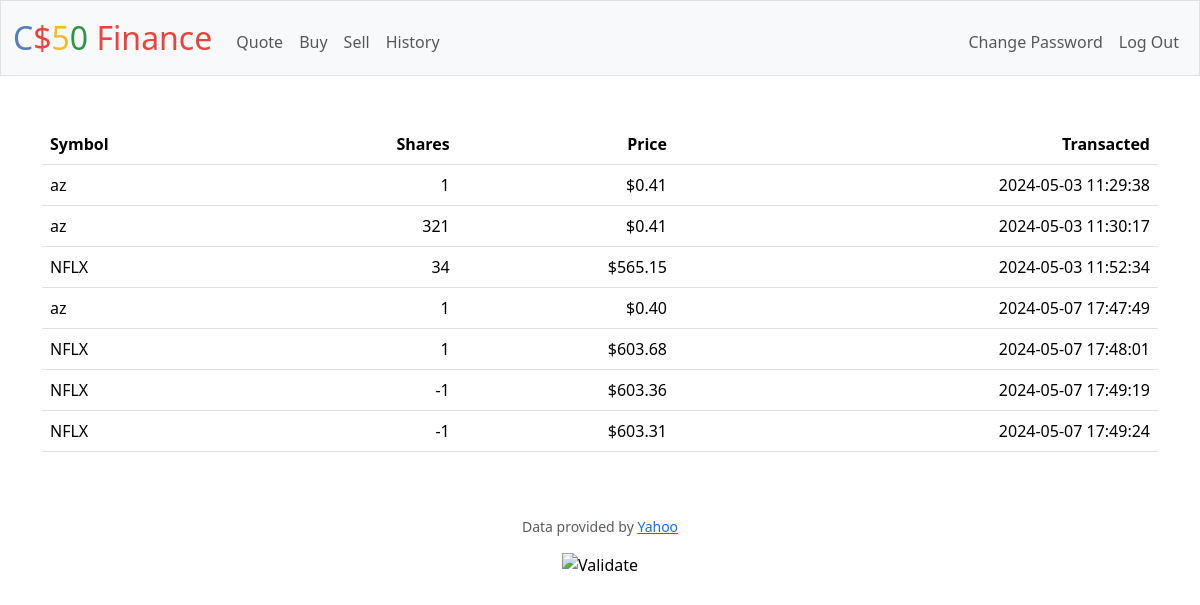
The page /history (signed in) on the database as committed earlier.
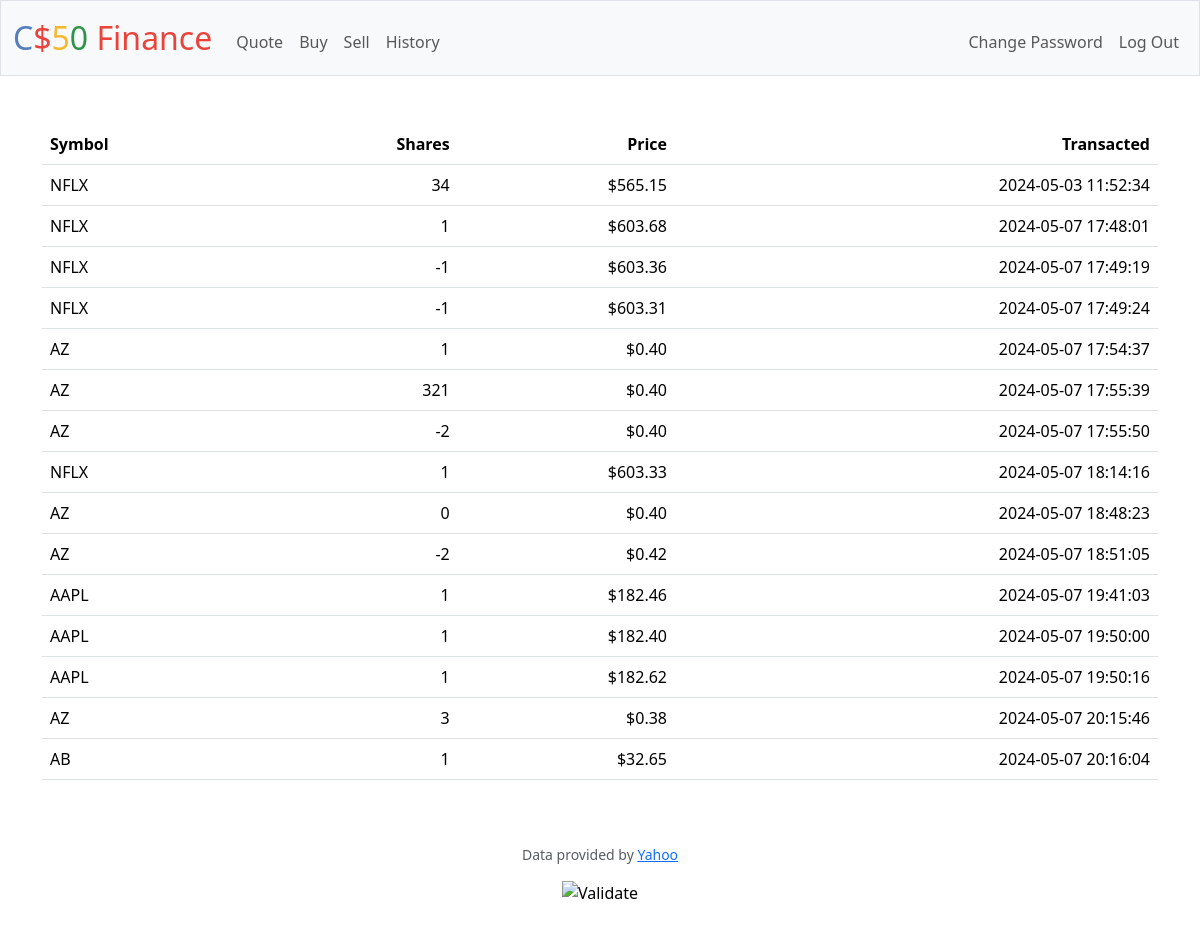
The same page on the database as committed later.
### tables this page shows
CREATE TABLE 'shares' ('share_id' INTEGER PRIMARY KEY NOT NULL, 'user_id' INTEGER,'symbol' TEXT, 'shares' INTEGER,'price' NUMERIC, 'date' DATETIME DEFAULT CURRENT_TIMESTAMP,'currentprice' NUMERIC);

### app.py (the view)
@app.route("/history")
@login_required
def history():
    history = db.execute("SELECT symbol, shares, price, date FROM shares where user_id = ? ORDER BY date", session["user_id"])
    return render_template("history.html", history = history)

### app.py (called while the page is built)
@app.after_request
def after_request(response):
    response.headers["Cache-Control"] = "no-cache, no-store, must-revalidate"
    response.headers["Expires"] = 0
    response.headers["Pragma"] = "no-cache"
    return response

### helpers.py (called while the page is built)
def login_required(f):
    @wraps(f)
    def decorated_function(*args, **kwargs):
        if session.get("user_id") is None:
            return redirect("/login")
        return f(*args, **kwargs)
    return decorated_function

def usd(value):
    return f"${value:,.2f}"

### templates/history.html (shortened to what this page needs)
{% extends "layout.html" %}
{% block main %}
<table class="table">
    <thead>
        <tr>
            <th class="text-start">Symbol</th>
            <th class="text-end">Shares</th>
            <th class="text-end">Price</th>
            <th class="text-end">Transacted</th>
        </tr>
    </thead>
    <tbody>
        {% for history in history %}
            <tr>
                <td class="text-start">{{ history.symbol }}</td>
                <td class="text-end">{{ history.shares }}</td>
                <td class="text-end">{{ history.price | usd }}</td>
                <td class="text-end">{{ history.date }}</td>
            </tr>
            {% endfor %}
    </tbody>
</table>
{% endblock %}

### templates/layout.html (shortened to what this page needs)
<!DOCTYPE html>
<html lang="en">
    <head>
        <link href="https://cdn.jsdelivr.net/npm/bootstrap@5.3.3/dist/css/bootstrap.min.css" rel="stylesheet">
        <link href="/static/styles.css" rel="stylesheet">
    </head>
    <body>
        <nav class="bg-light border navbar navbar-expand-md navbar-light">
            <div class="container-fluid">
                <a class="navbar-brand" href="/"><span class="blue">C</span><span class="red">$</span><span class="yellow">5</span><span class="green">0</span> <span class="red">Finance</span></a>
                <div class="collapse navbar-collapse" id="navbar">
                    {% if session["user_id"] %}
                        <ul class="navbar-nav me-auto mt-2">
                            <li class="nav-item"><a class="nav-link" href="/quote">Quote</a></li>
                            <li class="nav-item"><a class="nav-link" href="/buy">Buy</a></li>
                            <li class="nav-item"><a class="nav-link" href="/sell">Sell</a></li>
                            <li class="nav-item"><a class="nav-link" href="/history">History</a></li>
                        </ul>
                        <ul class="navbar-nav ms-auto mt-2">
                            <li class="nav-item"><a class="nav-link" href="/changepass">Change Password</a></li>
                            <li class="nav-item"><a class="nav-link" href="/logout">Log Out</a></li>
                        </ul>
                    {% else %}
                        <ul class="navbar-nav ms-auto mt-2">
                            <li class="nav-item"><a class="nav-link" href="/register">Register</a></li>
                            <li class="nav-item"><a class="nav-link" href="/login">Log In</a></li>
                        </ul>
                    {% endif %}
                </div>
            </div>
        </nav>
        <main class="container py-5 text-center">
            {% block main %}{% endblock %}
        </main>
        <footer class="mb-5">
            <p class="mb-3 small text-center text-muted">
                Data provided by <a href="https://finance.yahoo.com/">Yahoo</a>
            </p>
            <form action="https://validator.w3.org/check" class="text-center" enctype="multipart/form-data" method="post" target="_blank">
                <input alt="Validate" src="/static/I_heart_validator.png" type="image">
            </form>
        </footer>
    </body>
</html>

### static/styles.css (style rules this page uses)
nav .navbar-brand { font-size: xx-large; }
nav .navbar-brand .blue { color: #537fbe; }
nav .navbar-brand .red { color: #ea433b; }
nav .navbar-brand .yellow { color: #f5b82e; }
nav .navbar-brand .green { color: #2e944b; }

Rows that differ between the two databases and show on the page:
removed shares: symbol "az", shares "1", price "$0.41", date "2024-05-03 11:29:38"
removed shares: symbol "az", shares "321", price "$0.41", date "2024-05-03 11:30:17"
removed shares: symbol "az", shares "1", price "$0.40", date "2024-05-07 17:47:49"
added shares: symbol "AZ", shares "1", price "$0.40", date "2024-05-07 17:54:37"
added shares: symbol "AZ", shares "321", price "$0.40", date "2024-05-07 17:55:39"
added shares: symbol "AZ", shares "-2", price "$0.40", date "2024-05-07 17:55:50"
added shares: symbol "NFLX", shares "1", price "$603.33", date "2024-05-07 18:14:16"
added shares: symbol "AZ", shares "0", price "$0.40", date "2024-05-07 18:48:23"
added shares: symbol "AZ", shares "-2", price "$0.42", date "2024-05-07 18:51:05"
added shares: symbol "AAPL", shares "1", price "$182.46", date "2024-05-07 19:41:03"
added shares: symbol "AAPL", shares "1", price "$182.40", date "2024-05-07 19:50:00"
added shares: symbol "AAPL", shares "1", price "$182.62", date "2024-05-07 19:50:16"
added shares: symbol "AZ", shares "3", price "$0.38", date "2024-05-07 20:15:46"
added shares: symbol "AB", shares "1", price "$32.65", date "2024-05-07 20:16:04"
